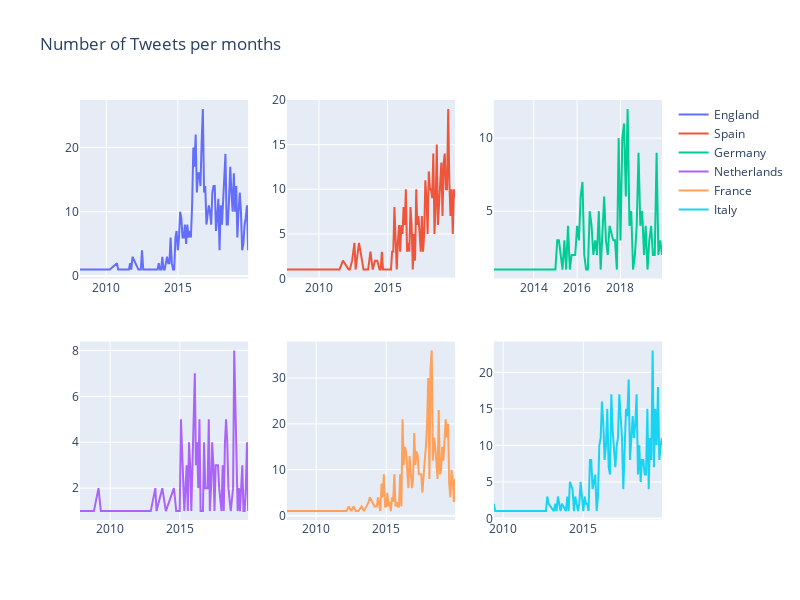

Notebook source saved alongside this figure:
### Code cell
# Plot of the number of tweets per month
fig = make_subplots(rows=2, cols=3)

fig.add_trace(
    go.Line(x=df.loc[df['label'] == 'en'].groupby('date_M').count().index, 
            y=df.loc[df['label'] == 'en'].groupby('date_M').count()['author.name'].values,
            name='England'),
    row=1, col=1
)

fig.add_trace(
    go.Line(x=df.loc[df['label'] == 'es'].groupby('date_M').count().index, 
            y=df.loc[df['label'] == 'es'].groupby('date_M').count()['author.name'].values,
            name='Spain'),
    row=1, col=2
)

fig.add_trace(
    go.Line(x=df.loc[df['label'] == 'de'].groupby('date_M').count().index, 
            y=df.loc[df['label'] == 'de'].groupby('date_M').count()['author.name'].values,
            name='Germany'),
    row=1, col=3
)

fig.add_trace(
    go.Line(x=df.loc[df['label'] == 'nl'].groupby('date_M').count().index, 
            y=df.loc[df['label'] == 'nl'].groupby('date_M').count()['author.name'].values,
            name='Netherlands'),
    row=2, col=1
)

fig.add_trace(
    go.Line(x=df.loc[df['label'] == 'fr'].groupby('date_M').count().index, 
            y=df.loc[df['label'] == 'fr'].groupby('date_M').count()['author.name'].values,
            name='France'),
    row=2, col=2
)

fig.add_trace(
    go.Line(x=df.loc[df['label'] == 'it'].groupby('date_M').count().index, 
            y=df.loc[df['label'] == 'it'].groupby('date_M').count()['author.name'].values,
            name='Italy'),
    row=2, col=3
)

fig.update_layout(height=600, width=800, title_text="Number of Tweets per months")
fig.show()

### Figure 1 — Plotly figure (JSON) as saved in the notebook; plotly's stock layout.template omitted (floating-point values rounded to 4 significant figures)
{"data": [{"name": "England", "type": "scatter", "x": ["2008-03", "2008-08", "2008-11", "2009-09", "2010-03", "2010-04", "2010-10", "2010-11", "2011-07", "2011-08", "2011-09", "2011-10", "2011-11", "2012-04", "2012-06", "2012-07", "2012-08", "2012-09", "2012-10", "2013-03", "2013-04", "2013-08", "2013-09", "2013-10", "2013-11", "2013-12", "2014-01", "2014-02", "2014-03", "2014-04", "2014-05", "2014-06", "2014-07", "2014-08", "2014-09", "2014-10", "2014-11", "2014-12", "2015-01", "2015-02", "2015-03", "2015-04", "2015-05", "2015-06", "2015-07", "2015-08", "2015-09", "2015-10", "2015-11", "2015-12", "2016-01", "2016-02", "2016-03", "2016-04", "2016-05", "2016-06", "2016-07", "2016-08", "2016-09", "2016-10", "2016-11", "2016-12", "2017-01", "2017-02", "2017-03", "2017-04", "2017-05", "2017-06", "2017-07", "2017-08", "2017-09", "2017-10", "2017-11", "2017-12", "2018-01", "2018-02", "2018-03", "2018-04", "2018-05", "2018-06", "2018-07", "2018-08", "2018-09", "2018-10", "2018-11", "2018-12", "2019-01", "2019-02", "2019-03", "2019-04", "2019-05", "2019-06", "2019-07", "2019-08", "2019-09", "2019-10", "2019-11", "2019-12"], "xaxis": "x", "y": [1, 1, 1, 1, 1, 1, 2, 1, 1, 1, 2, 1, 3, 1, 1, 4, 1, 1, 1, 1, 1, 1, 2, 1, 1, 3, 1, 1, 2, 3, 2, 2, 6, 2, 1, 1, 6, 7, 4, 6, 10, 9, 6, 6, 8, 5, 8, 6, 7, 6, 11, 20, 17, 22, 13, 16, 16, 14, 21, 26, 13, 14, 8, 10, 11, 10, 8, 13, 14, 14, 7, 9, 12, 4, 11, 8, 12, 14, 19, 8, 8, 12, 17, 13, 10, 16, 10, 14, 6, 10, 13, 10, 4, 5, 8, 9, 11, 4], "yaxis": "y"}, {"name": "Spain", "type": "scatter", "x": ["2007-09", "2009-03", "2009-09", "2010-10", "2011-07", "2011-10", "2012-03", "2012-04", "2012-06", "2012-08", "2012-09", "2012-10", "2012-12", "2013-04", "2013-05", "2013-08", "2013-10", "2013-12", "2014-02", "2014-04", "2014-06", "2014-07", "2014-08", "2014-09", "2014-10", "2014-12", "2015-01", "2015-03", "2015-04", "2015-05", "2015-06", "2015-07", "2015-08", "2015-09", "2015-10", "2015-11", "2015-12", "2016-01", "2016-02", "2016-03", "2016-04", "2016-05", "2016-06", "2016-07", "2016-08", "2016-09", "2016-10", "2016-11", "2016-12", "2017-01", "2017-02", "2017-03", "2017-04", "2017-05", "2017-06", "2017-07", "2017-08", "2017-09", "2017-10", "2017-11", "2017-12", "2018-01", "2018-02", "2018-03", "2018-04", "2018-05", "2018-06", "2018-07", "2018-08", "2018-09", "2018-10", "2018-11", "2018-12", "2019-01", "2019-02", "2019-03", "2019-04", "2019-05", "2019-06", "2019-07", "2019-08", "2019-09", "2019-10", "2019-11", "2019-12"], "xaxis": "x2", "y": [1, 1, 1, 1, 1, 2, 1, 1, 2, 4, 1, 2, 4, 1, 1, 1, 3, 1, 2, 2, 1, 1, 3, 1, 1, 1, 1, 1, 1, 3, 3, 8, 3, 1, 4, 6, 3, 6, 5, 8, 6, 10, 3, 4, 3, 8, 6, 1, 5, 2, 10, 6, 7, 5, 3, 7, 3, 5, 11, 9, 5, 12, 10, 10, 9, 14, 5, 8, 15, 6, 8, 10, 13, 7, 13, 14, 10, 10, 19, 11, 7, 10, 5, 10, 9], "yaxis": "y2"}, {"name": "Germany", "type": "scatter", "x": ["2012-03", "2012-10", "2014-01", "2014-07", "2014-09", "2014-10", "2015-01", "2015-02", "2015-03", "2015-05", "2015-06", "2015-07", "2015-08", "2015-09", "2015-10", "2015-12", "2016-01", "2016-02", "2016-03", "2016-04", "2016-05", "2016-06", "2016-07", "2016-08", "2016-09", "2016-10", "2016-11", "2016-12", "2017-01", "2017-02", "2017-03", "2017-04", "2017-05", "2017-06", "2017-07", "2017-09", "2017-10", "2017-11", "2017-12", "2018-01", "2018-02", "2018-03", "2018-04", "2018-05", "2018-06", "2018-07", "2018-08", "2018-09", "2018-10", "2018-11", "2018-12", "2019-01", "2019-02", "2019-03", "2019-04", "2019-05", "2019-06", "2019-07", "2019-08", "2019-09", "2019-10", "2019-11", "2019-12"], "xaxis": "x3", "y": [1, 1, 1, 1, 1, 1, 1, 3, 3, 1, 3, 1, 4, 1, 2, 2, 4, 3, 6, 7, 2, 1, 1, 5, 4, 2, 3, 2, 5, 1, 3, 6, 3, 2, 4, 3, 3, 1, 10, 3, 10, 11, 6, 12, 4, 5, 1, 2, 4, 9, 4, 5, 2, 4, 1, 3, 4, 2, 2, 9, 2, 3, 2], "yaxis": "y3"}, {"name": "Netherlands", "type": "scatter", "x": ["2007-11", "2008-01", "2008-11", "2009-03", "2009-05", "2009-06", "2009-12", "2010-03", "2010-08", "2010-10", "2010-11", "2010-12", "2011-03", "2011-04", "2011-06", "2012-06", "2012-07", "2012-09", "2012-12", "2013-04", "2013-05", "2013-10", "2014-01", "2014-08", "2014-10", "2015-01", "2015-02", "2015-05", "2015-06", "2015-07", "2015-08", "2015-09", "2015-10", "2015-11", "2016-01", "2016-02", "2016-03", "2016-04", "2016-05", "2016-06", "2016-07", "2016-08", "2016-09", "2016-10", "2016-11", "2016-12", "2017-01", "2017-02", "2017-03", "2017-04", "2017-05", "2017-06", "2017-07", "2017-08", "2017-09", "2017-10", "2017-11", "2018-01", "2018-02", "2018-03", "2018-04", "2018-05", "2018-06", "2018-07", "2018-09", "2018-11", "2018-12", "2019-01", "2019-02", "2019-03", "2019-04", "2019-05", "2019-07", "2019-08", "2019-09", "2019-10", "2019-11", "2019-12"], "xaxis": "x4", "y": [1, 1, 1, 2, 1, 1, 1, 1, 1, 1, 1, 1, 1, 1, 1, 1, 1, 1, 1, 2, 1, 2, 1, 2, 1, 1, 5, 1, 2, 3, 1, 4, 3, 1, 5, 7, 3, 4, 2, 5, 1, 1, 1, 4, 2, 2, 2, 5, 1, 2, 4, 3, 1, 3, 3, 3, 2, 1, 3, 1, 4, 5, 4, 2, 1, 2, 8, 5, 2, 1, 2, 1, 3, 1, 1, 2, 4, 1], "yaxis": "y4"}, {"name": "France", "type": "scatter", "x": ["2007-12", "2010-10", "2011-04", "2012-03", "2012-05", "2012-07", "2012-09", "2012-11", "2013-01", "2013-04", "2013-06", "2013-10", "2013-11", "2014-03", "2014-04", "2014-05", "2014-06", "2014-08", "2014-09", "2014-10", "2014-11", "2014-12", "2015-01", "2015-02", "2015-03", "2015-04", "2015-05", "2015-06", "2015-07", "2015-08", "2015-09", "2015-10", "2015-11", "2015-12", "2016-01", "2016-02", "2016-03", "2016-04", "2016-05", "2016-06", "2016-07", "2016-08", "2016-09", "2016-10", "2016-11", "2016-12", "2017-01", "2017-02", "2017-03", "2017-04", "2017-05", "2017-06", "2017-07", "2017-08", "2017-09", "2017-10", "2017-11", "2017-12", "2018-01", "2018-02", "2018-03", "2018-04", "2018-05", "2018-06", "2018-07", "2018-08", "2018-09", "2018-10", "2018-11", "2018-12", "2019-01", "2019-02", "2019-03", "2019-04", "2019-05", "2019-06", "2019-07", "2019-08", "2019-09", "2019-10", "2019-11", "2019-12"], "xaxis": "x5", "y": [1, 1, 1, 1, 2, 1, 2, 1, 1, 2, 1, 3, 4, 2, 2, 2, 4, 1, 7, 4, 9, 2, 2, 5, 2, 3, 1, 4, 3, 9, 2, 3, 2, 2, 9, 2, 21, 11, 15, 14, 10, 6, 13, 9, 6, 8, 18, 11, 14, 13, 9, 9, 9, 5, 10, 12, 15, 20, 30, 8, 32, 36, 12, 17, 15, 11, 8, 23, 9, 10, 15, 12, 17, 21, 17, 20, 7, 4, 10, 8, 3, 8], "yaxis": "y5"}, {"name": "Italy", "type": "scatter", "x": ["2009-06", "2009-07", "2011-01", "2011-04", "2011-11", "2012-05", "2012-08", "2012-09", "2012-10", "2012-11", "2013-03", "2013-04", "2013-05", "2013-06", "2013-07", "2013-08", "2013-09", "2013-12", "2014-01", "2014-02", "2014-03", "2014-05", "2014-06", "2014-07", "2014-08", "2014-09", "2014-10", "2014-11", "2014-12", "2015-01", "2015-02", "2015-03", "2015-04", "2015-05", "2015-06", "2015-07", "2015-08", "2015-09", "2015-10", "2015-11", "2015-12", "2016-01", "2016-02", "2016-03", "2016-04", "2016-05", "2016-06", "2016-07", "2016-08", "2016-09", "2016-10", "2016-11", "2016-12", "2017-01", "2017-02", "2017-03", "2017-04", "2017-05", "2017-06", "2017-07", "2017-08", "2017-09", "2017-10", "2017-11", "2017-12", "2018-01", "2018-02", "2018-03", "2018-04", "2018-05", "2018-06", "2018-07", "2018-08", "2018-09", "2018-10", "2018-11", "2018-12", "2019-01", "2019-02", "2019-03", "2019-04", "2019-05", "2019-06", "2019-07", "2019-08", "2019-09", "2019-10", "2019-11", "2019-12"], "xaxis": "x6", "y": [2, 1, 1, 1, 1, 1, 1, 1, 3, 2, 1, 2, 1, 3, 2, 1, 2, 1, 3, 1, 5, 4, 1, 3, 2, 1, 2, 5, 3, 1, 3, 2, 2, 1, 8, 8, 4, 5, 6, 1, 3, 10, 11, 16, 13, 8, 10, 15, 7, 6, 17, 12, 10, 7, 10, 11, 17, 14, 11, 4, 9, 15, 14, 19, 8, 12, 14, 11, 13, 17, 6, 10, 5, 8, 8, 6, 6, 15, 4, 11, 8, 23, 7, 15, 10, 18, 8, 10, 11], "yaxis": "y6"}], "layout": {"height": 600, "title": {"text": "Number of Tweets per months"}, "width": 800, "xaxis": {"anchor": "y", "domain": [0, 0.2889]}, "xaxis2": {"anchor": "y2", "domain": [0.3556, 0.6444]}, "xaxis3": {"anchor": "y3", "domain": [0.7111, 1]}, "xaxis4": {"anchor": "y4", "domain": [0, 0.2889]}, "xaxis5": {"anchor": "y5", "domain": [0.3556, 0.6444]}, "xaxis6": {"anchor": "y6", "domain": [0.7111, 1]}, "yaxis": {"anchor": "x", "domain": [0.575, 1]}, "yaxis2": {"anchor": "x2", "domain": [0.575, 1]}, "yaxis3": {"anchor": "x3", "domain": [0.575, 1]}, "yaxis4": {"anchor": "x4", "domain": [0, 0.425]}, "yaxis5": {"anchor": "x5", "domain": [0, 0.425]}, "yaxis6": {"anchor": "x6", "domain": [0, 0.425]}}}
